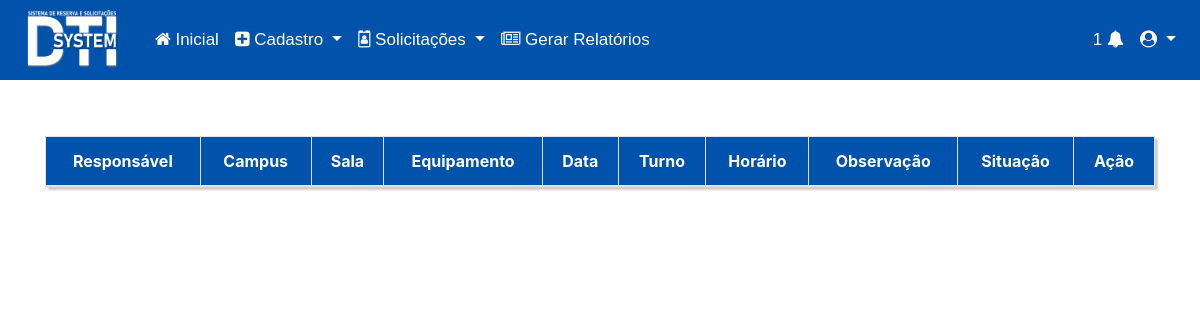
The app's page /view/views/listarReserva.php, older data.
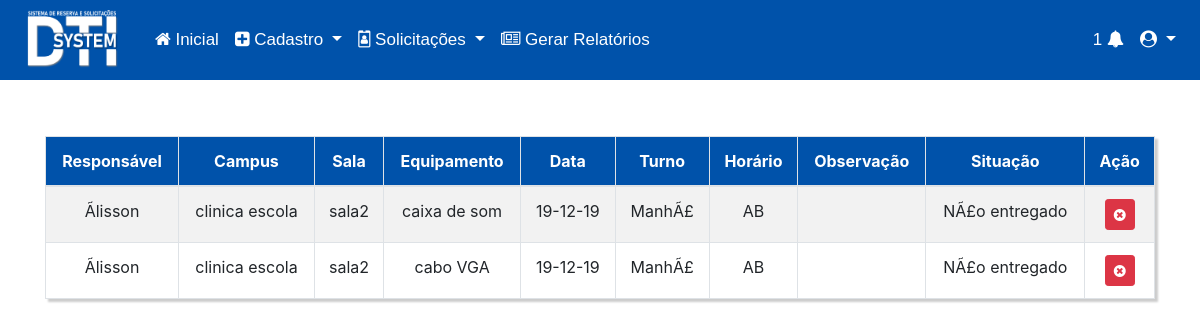
The same page, newer data.
### tables this page shows
CREATE TABLE `reserva` (
  `id` int(11) NOT NULL,
  `campus` int(11) NOT NULL,
  `sala` int(11) NOT NULL,
  `equipamento` int(11) DEFAULT NULL,
  `agrupamento` int(11) NOT NULL,
  `responsavel` int(11) NOT NULL,
  `data` date NOT NULL,
  `turno` varchar(30) NOT NULL,
  `horario` varchar(10) NOT NULL,
  `observacoes` varchar(300) NOT NULL,
  `situacao` varchar(200) NOT NULL,
  `comentario_funcionario` varchar(200) NOT NULL
);

CREATE TABLE `usuarios` (
  `id` int(3) NOT NULL,
  `nome` varchar(200) NOT NULL,
  `login` varchar(100) NOT NULL,
  `senha` varchar(200) NOT NULL,
  `email` varchar(200) NOT NULL,
  `cpf` varchar(20) NOT NULL,
  `nivel` tinyint(1) NOT NULL
);

CREATE TABLE `campus` (
  `id` int(11) NOT NULL,
  `nome` varchar(200) NOT NULL,
  `cnpj` varchar(200) NOT NULL,
  `endereco` varchar(200) NOT NULL,
  `bairro` varchar(200) NOT NULL
);

CREATE TABLE `sala` (
  `id` int(11) NOT NULL,
  `nome` varchar(200) NOT NULL,
  `campus` int(11) NOT NULL,
  `situacao` tinyint(1) NOT NULL
);

CREATE TABLE `agrupamento` (
  `id` int(11) NOT NULL,
  `nome` varchar(200) NOT NULL
);

### controller/reserva/Reserva.DAO.php (called while the page is built, shortened)
<?php
    class reserva_DAO extends reserva_class{
        public function ListarReservas(){
            $resultado = "SELECT reserva.*, campus.`nome` AS campus, agrupamento.`nome` AS equipamento, reserva.equipamento AS numeracaoEqui,
            sala.`nome` AS sala, usuarios.`nome` AS responsavel FROM reserva
            INNER JOIN campus
            INNER JOIN sala
            INNER JOIN agrupamento
            INNER JOIN usuarios
            ON reserva.`campus`= campus.`id`
            AND reserva.`sala`= sala.`id`
            AND reserva.`agrupamento` = agrupamento.`id`
            AND reserva.`responsavel` = usuarios.`id`
            ORDER BY id ASC
            ";
            $resultado = DB::prepare($resultado);
            $resultado->execute();
            if($resultado->rowCount()>0){
                while($dados = $resultado->fetch(PDO::FETCH_ASSOC)){
                    $letrasHorario = array('A', 'B', 'C', 'D', 'E', 'F');
                    $horario = '';
                    for ($i=0; $i < strlen($dados['horario']); $i++) {
                        $posicaoLetra = $dados['horario'][$i];
                        $horario = $horario.$letrasHorario[$posicaoLetra];
                    }
                    $result[] = array(
                        'id' => $dados['id'],
                        'campus' => $dados['campus'],
                        'sala' => $dados['sala'],
                        'equipamento' => $dados['equipamento'],
                        'numeracaoEqui' => $dados['numeracaoEqui'],
                        'responsavel' => $dados['responsavel'],
                        'data' =>  date("d-m-y", strtotime($dados['data'])),
                        'turno' => $dados['turno'],
                        'horario' => $horario,
                        'observacao' => $dados['observacoes'],
                        'situacao' => $dados['situacao'],
                    );
                }
                return $result;
            }
        }
    }
?>

### config/DB.php (called while the page is built, shortened)
<?php
    class DB{
        private static $instancia;
        public static function getInstancia(){
            if(!isset(self::$instancia)){
                try{
                    self::$instancia = new PDO('mysql:host='.HOST.';dbname='.BASE,USER,PASS);
                    self::$instancia->setAttribute(PDO::ATTR_ERRMODE, PDO::ERRMODE_EXCEPTION);
                    self::$instancia->setAttribute(PDO::ATTR_DEFAULT_FETCH_MODE, PDO::FETCH_OBJ);
                }catch(PDOException $erro){
                    echo $erro->getMessage();
                    echo "Erro na instancia da conexao";
                }
            }
            return self::$instancia;
        }
        public static function prepare($sql){
            return self::getInstancia()->prepare($sql);
        }
    }
?>

### view/views/listarReserva.php (the view, shortened to what this page needs)
<?php
include_once '../../controller/reserva/Reserva.DAO.php';
?>
<!DOCTYPE html>
<html lang="pt-br">
<head>
    <link rel="stylesheet" href="../../css/home.css">
    <link rel="stylesheet" href="https://stackpath.bootstrapcdn.com/bootstrap/4.3.1/css/bootstrap.min.css">
    <link rel="stylesheet" href="../../fonts/font-awesome-4.7.0/css/font-awesome.min.css">
</head>
<body>
<?php
  include 'menu.php';
?>
<?php
$reser = new reserva_DAO;
$resultado = $reser->ListarReservas();
?>
<div class="container">
<table class="table table-striped custab text-center table-bordered">
  <thead>
      <tr class="text-center" style="background-color: #0052aa; color: white;">
          <th>Responsável</th>
          <th>Campus</th>
          <th>Sala</th>
          <th>Equipamento</th>
          <th>Data</th>
          <th>Turno</th>
          <th>Horário</th>
          <th>Observação</th>
          <th>Situação</th>
          <th class="text-center">Ação</th>
      </tr>
  </thead>
  <?php
  foreach($resultado as $res){
  ?>
          <tr>
              <td><?php echo $res['responsavel'] ?></td>
              <td><?php echo $res['campus'] ?></td>
              <td><?php echo $res['sala']?></td>
              <td><?php echo $res['equipamento']?> <?php echo $res['numeracaoEqui'] != null ? ' | N° '.$res['numeracaoEqui'] : ''?></td>
              <td><?php echo $res['data']?></td>
              <td><?php echo $res['turno']?></td>
              <td><?php echo $res['horario']?></td>
              <td><?php echo $res['observacao']?></td>
              <td><?php echo $res['situacao']?></td>
              <td>
                <a class="btn btn-danger btn-sm" href="../../controller/reserva/Reserva.controller.php?acao=delete&id=<?php echo $res['id'] ?>" name="acao" title="Excluir"><i class="fa fa-times-circle" aria-hidden="true"></i></span> </a>
              </td>
          </tr>
  <?php } ?>
</table>
</div>
</body>
</html>

Row changes from the older to the newer data that the page shows:
added reserva: responsavel.nome "Ãlisson", campus.nome "clinica escola", sala.nome "sala2", agrupamento.nome "caixa de som", data "19-12-19", turno "ManhÃ£", horario "AB", situacao "NÃ£o entregado"
added reserva: responsavel.nome "Ãlisson", campus.nome "clinica escola", sala.nome "sala2", agrupamento.nome "cabo VGA", data "19-12-19", turno "ManhÃ£", horario "AB", situacao "NÃ£o entregado"
